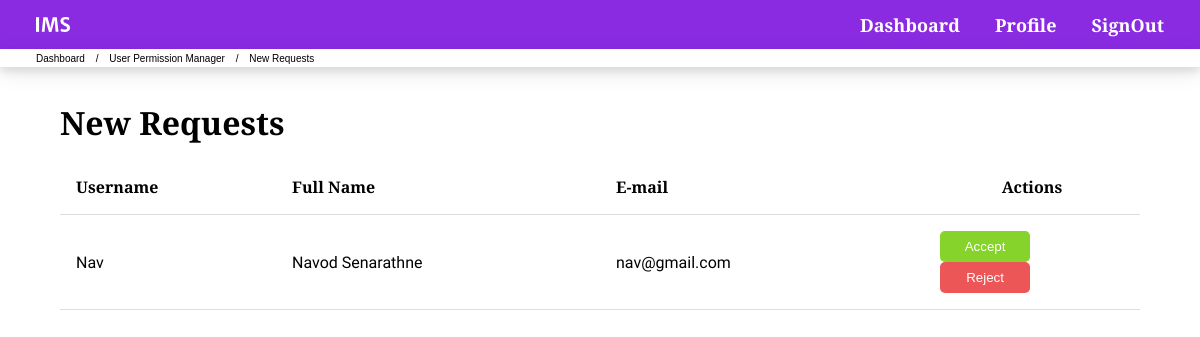
The page /temp.php (signed in) on the database as committed earlier.
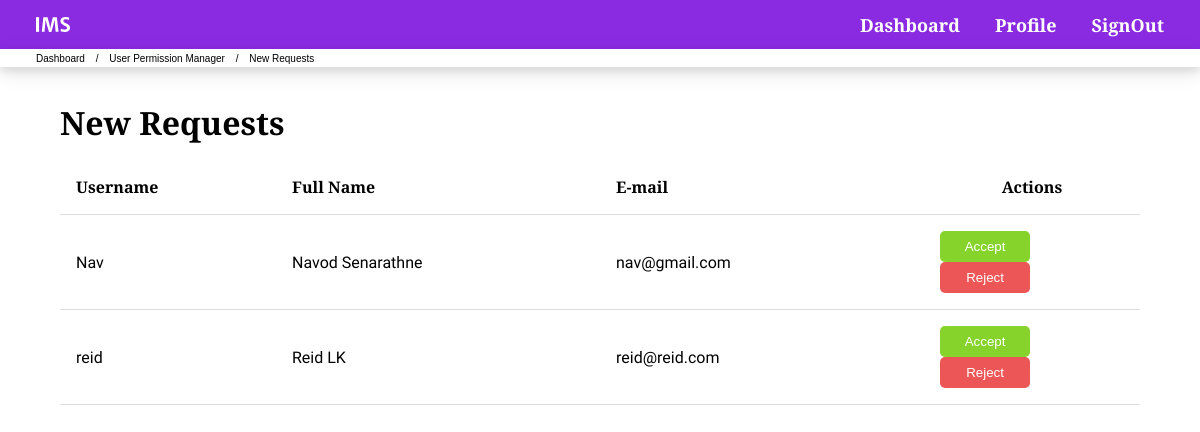
The same page on the database as committed later.
### tables this page shows
CREATE TABLE `users` (
  `username` varchar(50) NOT NULL,
  `password` varchar(65) NOT NULL,
  `fullName` varchar(100) NOT NULL,
  `email` varchar(100) NOT NULL,
  `userFac` varchar(10) DEFAULT NULL,
  `userDep` varchar(10) DEFAULT NULL,
  `userLab` varchar(10) DEFAULT NULL,
  `userP` int(11) NOT NULL DEFAULT 0
);

### temp.php (the view, shortened to what this page needs)
<?php
require_once "include/dbh.php";
$sql = "SELECT username, fullname, email FROM users WHERE userP = 0";
$result = mysqli_query($conn, $sql);
$resultcheck = mysqli_num_rows($result);
?>
<!DOCTYPE html>
<html lang="en">
<head>
    <link rel="stylesheet" type="text/css" href="css/main.css">
    <link rel="stylesheet" type="text/css" href="css/table.css">
</head>
<body>
    <?php include "include/navbar.php" ?>
    <div class="bread">
        <ul class="breadcrumb">
            <li><a href="dashboard.php">Dashboard</a></li>
            <li><a href="permissionMenu.php">User Permission Manager</a></li>
            <li>New Requests</li>
        </ul>
    </div>
    <br>
    <div class="container">
        <h1>New Requests</h1>
        <div class="table">
            <table>
                <tr>
                    <th style="width: 20%;">Username</th>
                    <th style="width: 30%;">Full Name</th>
                    <th style="width: 30%;">E-mail</th>
                    <th style="width: 20%;">Actions</th>
                </tr>
                <?php
                if ($resultcheck > 0) {
                    while ($row = mysqli_fetch_assoc($result)) {
                        $user = $row['username'];
                        echo "<tr>";
                        echo "<td>".$row['username']."</td>";
                        echo "<td>".$row['fullname']."</td>";
                        echo "<td>".$row['email']."</td>";
                        echo "<td class='dropdown'>
                                <button class='tableBtns green'>Accept</button>
                                <a href='actRejectUserReqs.php?username=".$user."'><button class='tableBtns red'>Reject</button></a>
                            </td>";
                        echo "</tr>";
                    }
                } else {
                    echo "<tr>";
                    echo "<td colspan='6' class='dataless'>";
                    echo "No New Requests";
                    echo "</td>";
                    echo "</tr>";
                }
                ?>
            </table>
        </div>
    </div>
</body>
</html>

Rows that differ between the two databases and show on the page:
added users: username "reid", fullName "Reid LK", email "reid@reid.com"
